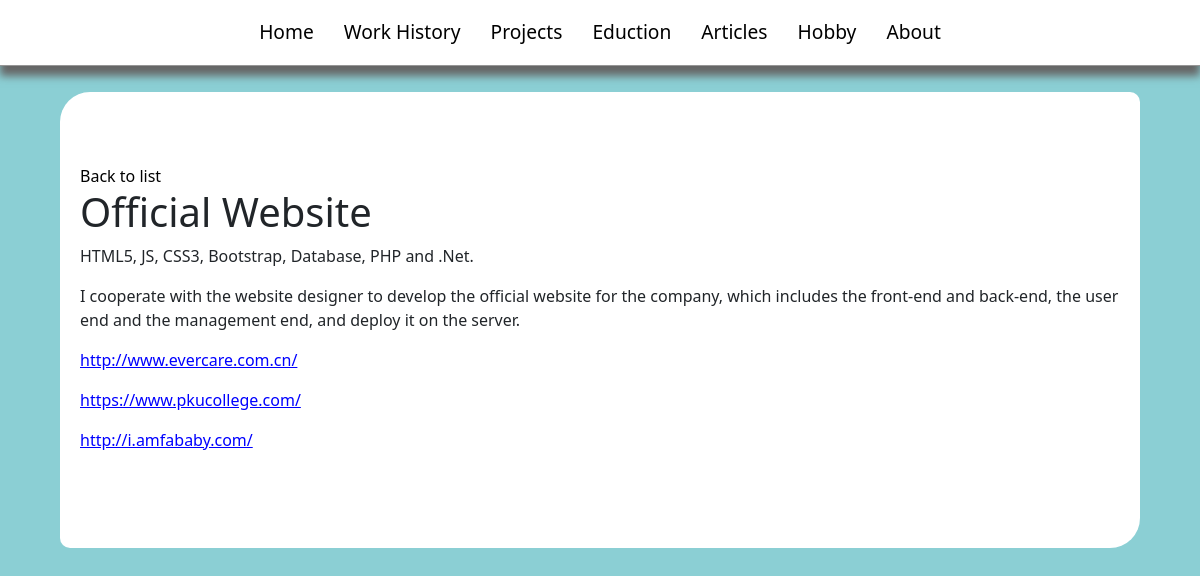
Screenshot of /detail/16 with the database file from the repository.
### cv/models.py (models this page shows, shortened)
class Category(models.Model):
    category_name = models.CharField(max_length=25)
    category_image = models.ImageField(upload_to='media/uploads/',null=True)
    category_order = models.IntegerField(null=True)

class Post(models.Model):
    post_title = models.CharField(max_length=50)
    post_description = RichTextField(null=True)
    post_content = RichTextField(null=True)
    post_image = models.ImageField(upload_to='media/uploads/',null=True)
    category = models.ForeignKey(Category,on_delete=models.PROTECT,null=True)
    tags = models.ManyToManyField(Tag)

### cv/views.py (the view)
# urls.py: path('detail/<int:post_id>', views.detail, name='detail'),
def detail(request,post_id):
    post = Post.objects.get(id=post_id)
    return render(request, 'cv/detail.html',{'post':post,'nav':categories})

### cv/templates/cv/detail.html
{% extends 'cv/public/base2.html' %}
{% block content %}
<a href="/posts/{{post.category.id}}">Back to list</a>
<h1>{{post.post_title}}</h1>
<div>
    {{post.post_description|safe}}
</div>
<div>
    {{post.post_content|safe}}
</div>
{% endblock  %}

### cv/templates/cv/public/base2.html (shortened to what this page needs)
<!doctype html>
<html lang="en">
  <head>
    <link rel="stylesheet" href="https://cdnjs.cloudflare.com/ajax/libs/font-awesome/4.7.0/css/font-awesome.min.css">
    {% load static %}
    <link rel="stylesheet" type="text/css" href="/media/media/style/bootstrap.min.css">
    <link rel="stylesheet" type="text/css" href="/media/media/style/style.css">
  </head>
  <body>
    <div class="bgc">
        <div class="navbar">
            <div class="navbar_box">
                <div>
                    <a href="/">Home</a>
                </div>
                {% for c in nav %}
                    <div>
                        <a href="/posts/{{c.id}}">{{c.category_name}}</a>
                    </div>
                {% endfor %}
                <div>
                    <a href="/about">About</a>
                </div>
            </div>
        </div>
        <br /><br /><br />
        <div class="list_block">
            <br />
            {% block content %}
            {% endblock  %}
        </div>
    </div>
  </body>
</html>

### media/media/style/style.css (style rules this page uses)
a { color: black; text-decoration: none; }
body { margin: 0; }
.list_block { width: 90%; max-width: 1200px; margin: 10px auto; padding:40px 20px; box-sizing: border-box; background-color: white; border-radius: 30px 10px; }
.navbar { width: 100%; border-bottom: 1px solid #969696; box-shadow: 0px 10px 8px #666; margin-bottom: 10px; position: fixed; background-color: white; margin-top: -10px; z-index: 9; }
.navbar_box { display: flex; justify-content: space-around; margin: 0 auto; flex-wrap:wrap; }
.navbar_box > div { margin: 0px 5px; padding: 10px; box-sizing: border-box; font-size: 1.2rem; font-weight: 500; }
.bgc { background-color: #8bcfd4; min-height: calc(120vh - 149px); padding: 10px 0px; box-sizing: border-box; }

### rows the page displays
Category: category_name "Work History"
Category: category_name "Projects"
Category: category_name "Eduction"
Category: category_name "Articles"
Category: category_name "Hobby"
Post: post_title "Official Website", post_description "HTML5, JS, CSS3, Bootstrap, Database, PHP and .Net.", post_content "I cooperate with the website designer to develop the official website for the company, which includes the front-end and back-end, the user end and the management end, and deploy it on the server. http://www.evercare.com.cn/ https://www.pkucollege.com/ http://i.amfababy.com/"
